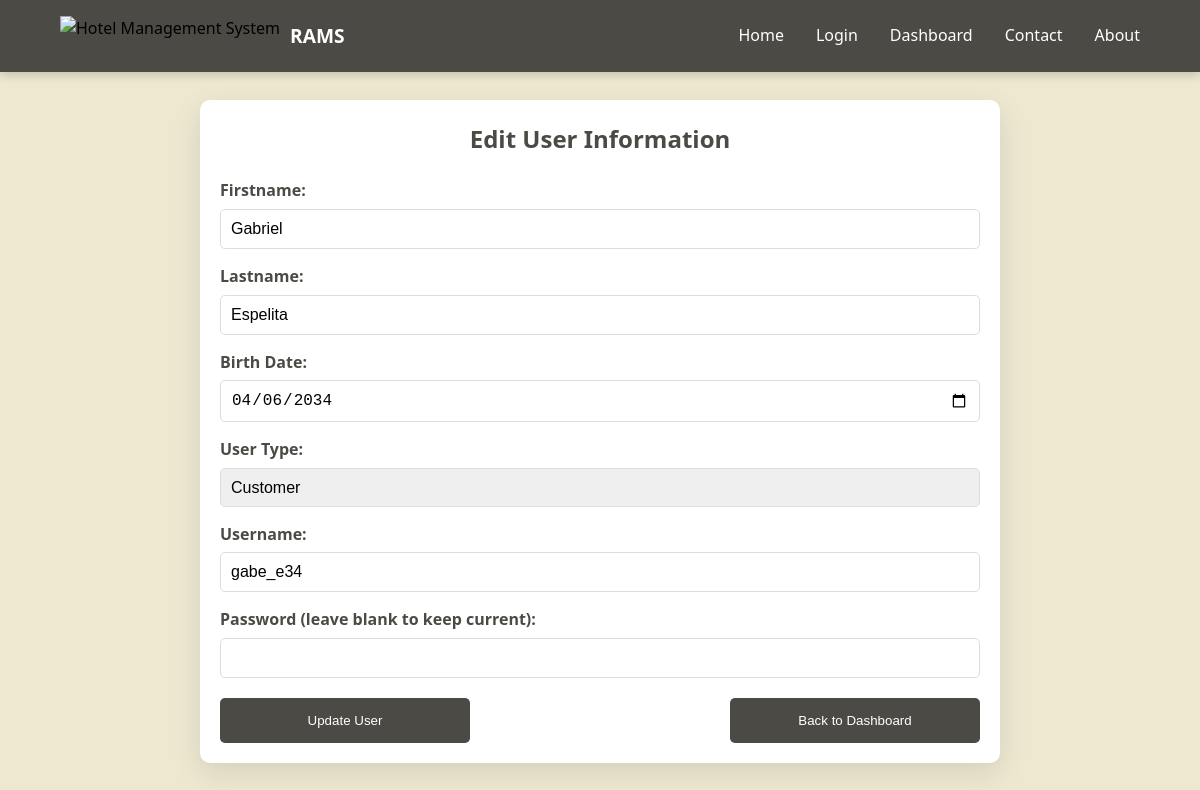
/editData.php?id=3, run on the app's committed database.
### tables this page shows
CREATE TABLE `tbluser` (
  `userid` int(11) NOT NULL,
  `usertype` int(11) NOT NULL,
  `fname` varchar(255) NOT NULL,
  `lname` varchar(255) NOT NULL,
  `birthdate` date NOT NULL,
  `username` varchar(255) NOT NULL,
  `password` varchar(255) NOT NULL
);

### editData.php (the view, shortened to what this page needs)
<!DOCTYPE html>
<html lang="en">
<head>
  <link rel="stylesheet" type="text/css" href="css/registerStyle.css">
  <link rel="stylesheet" type="text/css" href="css/indexStyle.css">
</head>
<body>
  <nav class="navbar">
    <div class="nav-container">
      <div class="logo">
        <img src="https://www.adaptivewfs.com/wp-content/uploads/2020/07/logo-placeholder-image.png" alt="Hotel Management System">
        <h1>RAMS</h1>
      </div>
      <div class="nav-menu">
        <a href="index.php#home">Home</a>
        <a href="index.php#login">Login</a>
        <a href="dashboard.php">Dashboard</a>
        <a href="index.php#contact">Contact</a>
        <a href="index.php#about">About</a>
      </div>
    </div>
  </nav>
  <?php
    include 'conn.php';
    $userId = $_GET['id'];
    $sql = "SELECT * FROM tbluser WHERE userid = $userId";
    $result = mysqli_query($connection, $sql);
    $user = mysqli_fetch_assoc($result);
  ?>
  <div class="container">
    <h2>Edit User Information</h2>
    <form id="editForm" method="post" onsubmit="return validateForm()">
      <div class="form-group">
        <label for="txtfirstname">Firstname:</label>
        <input type="text" id="txtfirstname" name="txtfirstname" value="<?php echo htmlspecialchars($user['fname']); ?>" required>
      </div>
      <div class="form-group">
        <label for="txtlastname">Lastname:</label>
        <input type="text" id="txtlastname" name="txtlastname" value="<?php echo htmlspecialchars($user['lname']); ?>" required>
      </div>
      <div class="form-group">
        <label for="txtbirthdate">Birth Date:</label>
        <input type="date" id="txtbirthdate" name="txtbirthdate" value="<?php echo htmlspecialchars($user['birthdate']); ?>" required>
      </div>
      <div class="form-group">
        <label for="txtusertype">User Type:</label>
        <select id="txtusertype" name="txtusertype" required>
          <option value="1" <?php echo ($user['usertype'] == 1) ? 'selected' : ''; ?>>Customer</option>
        </select>
      </div>
      <div class="form-group">
        <label for="txtusername">Username:</label>
        <input type="text" id="txtusername" name="txtusername" value="<?php echo htmlspecialchars($user['username']); ?>" required>
      </div>
      <div class="form-group">
        <label for="txtpassword">Password (leave blank to keep current):</label>
        <input type="password" id="txtpassword" name="txtpassword">
      </div>
      <div class="form-submit">
        <button type="submit" name="btnUpdate">Update User</button>
        <button type="button" onclick="window.location.href='dashboard.php'">Back to Dashboard</button>
      </div>
    </form>
  </div>
</body>
</html>

### css/registerStyle.css (style rules this page uses)
:root { --primary-color: #4b4a45; --secondary-color: #000; --accent-color: #fff; --dark-color: #4b4a45; --light-color: #ede8d0; --text-color: #000; --transition: all 0.3s ease; }
* { box-sizing: border-box; margin: 0; padding: 0; }
body { font-family: 'Segoe UI', Tahoma, Geneva, Verdana, sans-serif; line-height: 1.6; color: var(--text-color); background-color: var(--light-color); }
.container { max-width: 600px; margin: 100px auto 50px; padding: 20px; background-color: #fff; border-radius: 10px; box-shadow: 0 10px 30px rgba(0, 0, 0, 0.1); }
h2 { text-align: center; color: var(--primary-color); margin-bottom: 20px; }
.form-group { margin-bottom: 15px; }
.form-group label { display: block; margin-bottom: 5px; color: var(--primary-color); }
.form-group input, .form-group select { width: 100%; padding: 10px; border: 1px solid #ddd; border-radius: 5px; font-size: 1rem; transition: var(--transition); }
.form-group select { appearance: none; }
.form-group select option { padding: 10px; }
.form-submit { text-align: center; }
.form-submit button { background-color: var(--primary-color); color: #fff; width: 100%; max-width: 250px; padding: 12px 20px; border: none; border-radius: 5px; cursor: pointer; transition: var(--transition); }

### css/indexStyle.css (style rules this page uses)
:root { --primary-color: #4b4a45; --secondary-color: #000; --accent-color: #fff; --dark-color: #4b4a45; --light-color: #ede8d0; --button-color: #adad00; --text-color: #000; --transition: all 0.3s ease; }
* { box-sizing: border-box; margin: 0; padding: 0; }
body { font-family: 'Segoe UI', Tahoma, Geneva, Verdana, sans-serif; line-height: 1.6; color: var(--text-color); background-color: var(--light-color); }
.navbar { position: fixed; top: 0; width: 100%; background-color: var(--primary-color); padding: 1rem 0; z-index: 1000; backdrop-filter: blur(5px); box-shadow: 0 2px 10px rgba(0, 0, 0, 0.2); }
.nav-container { display: flex; justify-content: space-between; align-items: center; width: 90%; max-width: 1200px; margin: 0 auto; }
.logo { display: flex; align-items: center; gap: 10px; }
.logo img { height: 40px; }
.logo h1 { color: #fff; font-size: 1.2rem; font-weight: 600; }
.nav-menu { display: flex; gap: 2rem; }
.nav-menu a { color: #fff; text-decoration: none; transition: var(--transition); }
.form-group { margin-bottom: 1.5rem; }
.form-group input, .form-group textarea { width: 100%; padding: 12px 15px; border: 1px solid #ddd; border-radius: 5px; font-size: 1rem; transition: var(--transition); }

### editData.php (style rules this page uses)
.container { max-width: 800px; margin: 100px auto; padding: 20px; background-color: #fff; border-radius: 10px; box-shadow: 0 10px 30px rgba(0,0,0,0.1); }
.container h2 { color: var(--primary-color); text-align: center; margin-bottom: 20px; }
.form-submit { display: flex; justify-content: space-between; margin-top: 20px; }
.form-submit button { padding: 15px 30px; cursor: pointer; }
.form-group { margin-bottom: 15px; }
.form-group label { display: block; margin-bottom: 5px; font-weight: bold; }
.form-group input, .form-group select { width: 100%; padding: 10px; border: 1px solid #ddd; border-radius: 5px; }

### data on the page
tbluser: txtfirstname "Gabriel", txtlastname "Espelita", txtbirthdate "04/06/2034", txtusertype "Customer", txtusername "gabe_e34"
